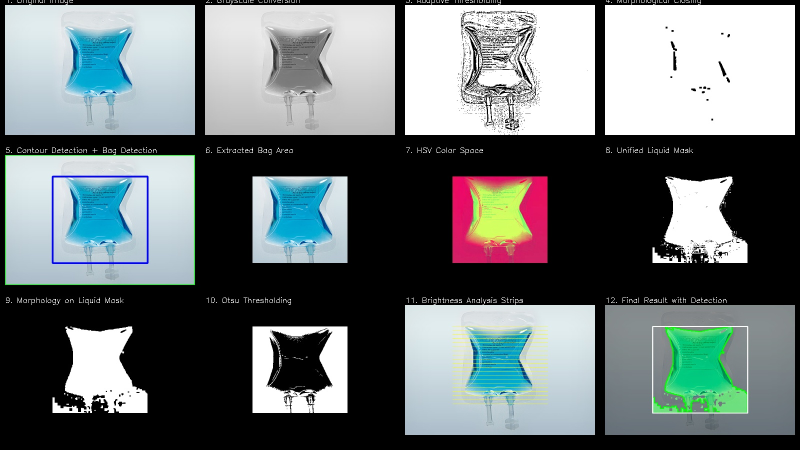
#> input picture high_iv_processing_steps.jpg, 1600 x 900 px (shown at 1/2 size)
$ python -i iv_detector.py   (imports and definitions only)
#> lines starting #> are read from the running program, lines starting #| are printed output that depends on the picture; after the words box and inside, x2 and y2 are one past the last pixel; in counts of white or black regions, pixels touching at a corner belong together
import cv2
import numpy as np
import matplotlib.pyplot as plt
import os
import glob


def detect_iv_bag_level_consolidated(image_path):
    """Consolidated IV bag detection with all processing in 12 steps"""
#> called with image_path = 'high_iv_processing_steps.jpg'

    # Load the input image
    image = cv2.imread(image_path)
#> image is the input picture: shape (900, 1600, 3); mean B, G, R 118.6, 117.6, 109.5
    if image is None:
        print(f"Can't load image: {image_path}")
        return None

    # Initialize variables for analysis
    steps = []
    step_titles = []

    # Step 1: Original image
    original = image.copy()
    steps.append(original)
    step_titles.append("1. Original Image")

    # Step 2: Grayscale conversion
    gray = cv2.cvtColor(image, cv2.COLOR_BGR2GRAY)
    gray_bgr = cv2.cvtColor(gray, cv2.COLOR_GRAY2BGR)
    steps.append(gray_bgr)
    step_titles.append("2. Grayscale Conversion")

    # Step 3: Adaptive thresholding for Bag Detection
    binary = cv2.adaptiveThreshold(gray, 255, cv2.ADAPTIVE_THRESH_GAUSSIAN_C, cv2.THRESH_BINARY, 15, 2)
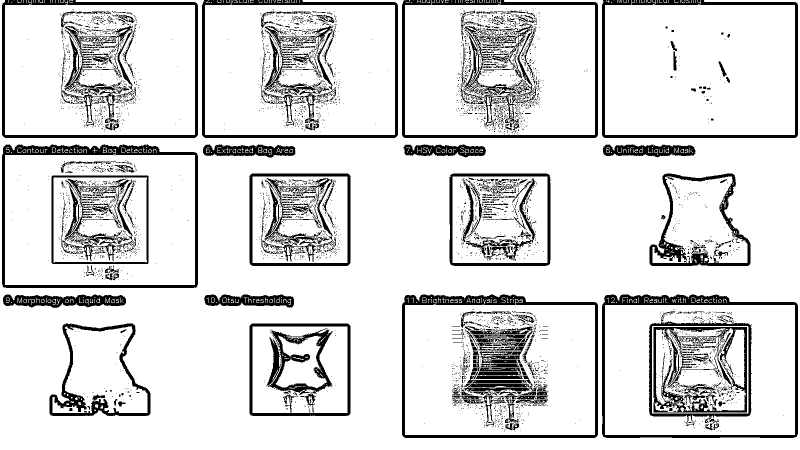
#> binary: shape (900, 1600) (shown at 1/2 size); 85.8% white; 4311 black regions (3871 under 20 px), largest, box (x1, y1, x2, y2) and area: (4, 289, 396, 576) 10891, (804, 589, 1196, 876) 10215, (1204, 589, 1596, 876) 10192
    binary_bgr = cv2.cvtColor(binary, cv2.COLOR_GRAY2BGR)
    steps.append(binary_bgr)
    step_titles.append("3. Adaptive Thresholding")

    # Step 4: Morphological closing to find IV bag
    kernel = np.ones((5, 5), np.uint8)
    morph_closed = cv2.morphologyEx(binary, cv2.MORPH_CLOSE, kernel)
#> morph_closed: shape (900, 1600); 92.2% white; 336 black regions, largest, box (x1, y1, x2, y2) and area: (4, 0, 396, 276) 7018, (1204, 0, 1596, 276) 6716, (804, 0, 1196, 276) 6707
    morph_closed_bgr = cv2.cvtColor(morph_closed, cv2.COLOR_GRAY2BGR)
#> morph_closed_bgr: shape (900, 1600, 3); 92.2% white; 336 black regions
    steps.append(morph_closed_bgr)
    step_titles.append("4. Morphological Closing")

    # BAG FINDING LOGIC
    contours, _ = cv2.findContours(morph_closed, cv2.RETR_EXTERNAL, cv2.CHAIN_APPROX_SIMPLE)
#> contours = 10 contours, 5 with area under 20; largest, box (x1, y1, x2, y2) and area: (0, 0, 1600, 900) 1006388, (410, 0, 790, 270) 99408, (1210, 0, 1590, 270) 99402, (810, 0, 1190, 270) 99372, (10, 0, 390, 270) 98822
    bag_x = bag_y = bag_w = bag_h = 0

    if contours:
        good_contours = []
        for contour in contours:
            area = cv2.contourArea(contour)
            if area > 5000:  # Big enough to be a bag
                x, y, w, h = cv2.boundingRect(contour)
                if w > 0:
                    aspect_ratio = h / w
                    if 1.5 < aspect_ratio < 4.0:  # Bag-like shape
                        good_contours.append((contour, area))
#> this loop made 10 passes
#> (area, x, w, h, aspect_ratio) on passes 2, 5, 7, 9, 10: (99401.5, 1210, 380, 270, 0.711), (99371.5, 810, 380, 270, 0.711), (99407.5, 410, 380, 270, 0.711), (98822, 10, 380, 270, 0.711), (1006388.5, 0, 1600, 900, 0.562)
#> after the loop, good_contours = []

        if good_contours:
            biggest_contour = max(good_contours, key=lambda x: x[1])[0]
            x, y, w, h = cv2.boundingRect(biggest_contour)
            # Add padding
            padding = 5
            height, width = gray.shape
            bag_x = max(0, x - padding)
            bag_y = max(0, y - padding)
            bag_w = min(width - bag_x, w + 2 * padding)
            bag_h = min(height - bag_y, h + 2 * padding)

    # Default region if bag detection fails
    if bag_w == 0 or bag_h == 0:
        height, width = gray.shape
#> height = 900; width = 1600
        bag_x, bag_y, bag_w, bag_h = width//4, height//6, width//2, 2*height//3
#> bag_x = 400; bag_y = 150; bag_w = 800; bag_h = 600

    # Step 5: Contour detection + bag highlighting
    contour_image = image.copy()
    cv2.drawContours(contour_image, contours, -1, (0, 255, 0), 2)
    cv2.rectangle(contour_image, (bag_x, bag_y), (bag_x + bag_w, bag_y + bag_h), (255, 0, 0), 3)
    steps.append(contour_image)
    step_titles.append("5. Contour Detection + Bag Detection")

    # Step 6: Extract bag area
    bag_area = image[bag_y:bag_y+bag_h, bag_x:bag_x+bag_w]
    bag_display = np.zeros_like(image)
    if bag_area.size > 0:
        bag_display[bag_y:bag_y+bag_h, bag_x:bag_x+bag_w] = bag_area
    steps.append(bag_display)
    step_titles.append("6. Extracted Bag Area")

    # Step 7: HSV conversion of bag area
    hsv_display = np.zeros_like(image)
    if bag_area.size > 0:
        hsv_bag = cv2.cvtColor(bag_area, cv2.COLOR_BGR2HSV)
#> hsv_bag: shape (600, 800, 3); mean H, S, V 25.8, 29.6, 101.3
        hsv_display[bag_y:bag_y+bag_h, bag_x:bag_x+bag_w] = hsv_bag
#> hsv_display: shape (900, 1600, 3); mean H, S, V 8.6, 9.9, 33.8
    steps.append(hsv_display)
    step_titles.append("7. HSV Color Space")

    # Step 8: Unified liquid mask and Analysis
    liquid_mask_display = np.zeros_like(image)
    color_level = 5.0
    liquid_mask = None

    if bag_area.size > 0:
        hsv = cv2.cvtColor(bag_area, cv2.COLOR_BGR2HSV)
        lower_liquid = np.array([0, 30, 80])
        upper_liquid = np.array([180, 255, 255])
        liquid_mask = cv2.inRange(hsv, lower_liquid, upper_liquid)
#> liquid_mask: shape (600, 800); 13.6% white; 22 white regions (17 under 20 px), largest, box (x1, y1, x2, y2) and area: (505, 203, 695, 376) 32870, (107, 203, 293, 376) 19847, (504, 502, 696, 600) 12223, (140, 342, 149, 348) 25, (144, 362, 158, 364) 24

        # COLOR-BASED ANALYSIS
        kernel_small = np.ones((3, 3), np.uint8)
        liquid_mask = cv2.morphologyEx(liquid_mask, cv2.MORPH_OPEN, kernel_small)
#> liquid_mask: shape (600, 800); 13% white; 17 white regions (11 under 20 px), largest, box (x1, y1, x2, y2) and area: (505, 203, 695, 376) 32870, (128, 203, 293, 376) 18906, (532, 502, 666, 600) 9932, (107, 352, 168, 375) 533, (515, 525, 523, 528) 24, (232, 372, 239, 375) 21
        liquid_mask = cv2.morphologyEx(liquid_mask, cv2.MORPH_CLOSE, kernel_small)
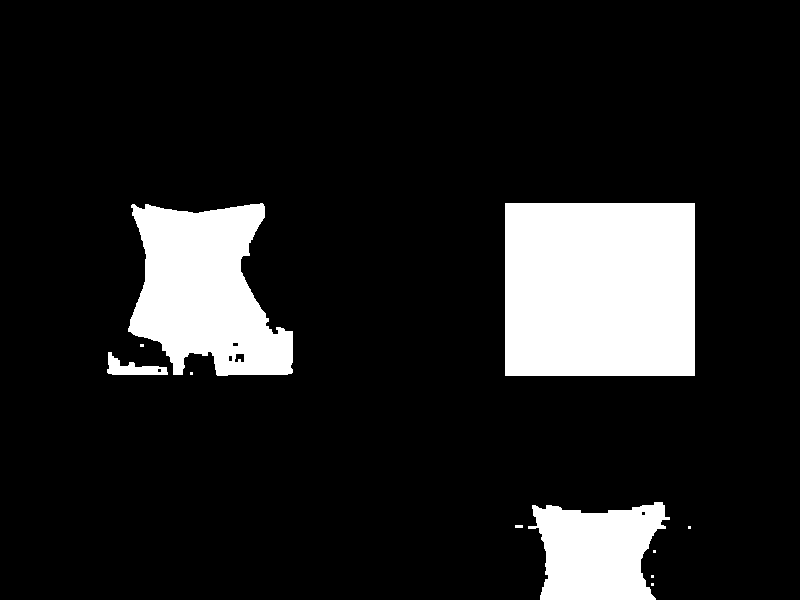
#> liquid_mask: shape (600, 800); 13.1% white; 11 white regions (6 under 20 px), largest, box (x1, y1, x2, y2) and area: (505, 203, 695, 376) 32870, (128, 203, 293, 376) 19318, (528, 502, 670, 600) 10035, (107, 352, 168, 375) 650, (515, 525, 523, 528) 24

        # Row-by-row analysis
        height = liquid_mask.shape[0]
#> height = 600
        liquid_in_each_row = []
        for row in range(height):
            liquid_pixels = np.sum(liquid_mask[row, :] > 0)
            total_pixels = liquid_mask.shape[1]
            liquid_percentage = liquid_pixels / max(total_pixels, 1)
            liquid_in_each_row.append(liquid_percentage)
#> after the loop, liquid_in_each_row = 600 values, max 0.438 at index 334, min 0 at index 0, mean 0.131

        threshold = 0.15
        rows_with_liquid = np.array(liquid_in_each_row) > threshold

        if np.any(rows_with_liquid):
            liquid_row_numbers = np.where(rows_with_liquid)[0]
#> liquid_row_numbers = 189 values from 203 to 528
            top_liquid_row = liquid_row_numbers[0]
#> top_liquid_row = 203
            bottom_liquid_row = liquid_row_numbers[-1]
#> bottom_liquid_row = 528
            liquid_height = bottom_liquid_row - top_liquid_row + 1
#> liquid_height = 326
            bottom_position = (height - bottom_liquid_row) / height
#> bottom_position = 0.12
            liquid_size = liquid_height / height
#> liquid_size = 0.543

            if liquid_size < 0.2:
                color_level = (1 - bottom_position * 1.2) * 100
                color_level = max(5, min(25, color_level))
            else:
                center_y = (top_liquid_row + bottom_liquid_row) / 2
#> center_y = 365.5
                center_position = 1 - (center_y / height)
#> center_position = 0.391
                color_level = (center_position * 0.6 + liquid_size * 0.4) * 100
#> color_level = 45.18

        liquid_mask_bgr = cv2.cvtColor(liquid_mask, cv2.COLOR_GRAY2BGR)
        liquid_mask_display[bag_y:bag_y+bag_h, bag_x:bag_x+bag_w] = liquid_mask_bgr
#> liquid_mask_display: shape (900, 1600, 3); 4.4% white; 11 white regions (6 under 20 px), largest, box (x1, y1, x2, y2) and area: (905, 353, 1095, 526) 32870, (528, 353, 693, 526) 19318, (928, 652, 1070, 750) 10035, (507, 502, 568, 525) 650, (915, 675, 923, 678) 24

    steps.append(liquid_mask_display)
    step_titles.append("8. Unified Liquid Mask + Analysis")

    # Step 9: Morphological operations on liquid mask
    morph_mask_display = np.zeros_like(image)
    if bag_area.size > 0 and liquid_mask is not None:
        morph_mask_bgr = cv2.cvtColor(liquid_mask, cv2.COLOR_GRAY2BGR)
        morph_mask_display[bag_y:bag_y+bag_h, bag_x:bag_x+bag_w] = morph_mask_bgr
    steps.append(morph_mask_display)
    step_titles.append("9. Final Liquid Mask")

    # Step 10: Otsu thresholding  (with Contour Analysis)
    otsu_display = np.zeros_like(image)
    contour_level = 5.0

    if bag_area.size > 0:
        bag_gray = cv2.cvtColor(bag_area, cv2.COLOR_BGR2GRAY)
        _, otsu_thresh = cv2.threshold(bag_gray, 0, 255, cv2.THRESH_BINARY + cv2.THRESH_OTSU)
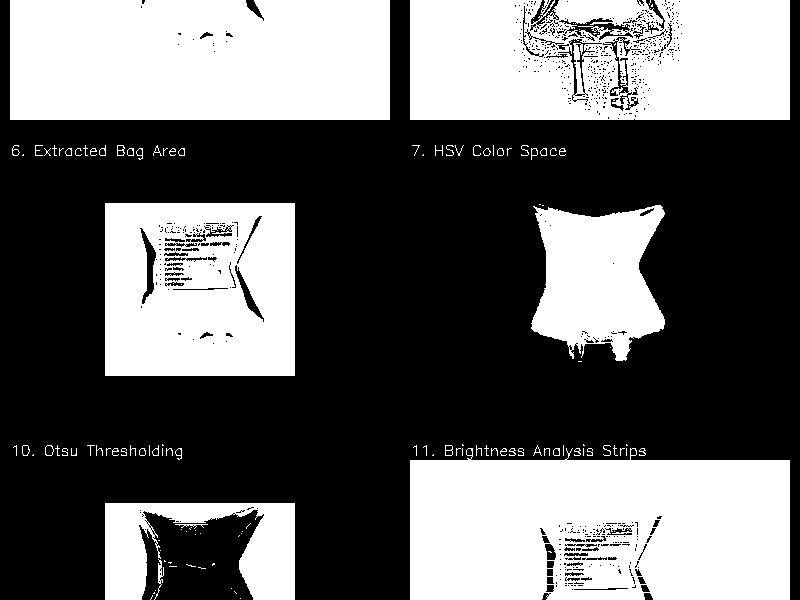
#> otsu_thresh: shape (600, 800); 40.9% white; 131 white regions (77 under 20 px)

        contours_otsu, _ = cv2.findContours(otsu_thresh, cv2.RETR_EXTERNAL, cv2.CHAIN_APPROX_SIMPLE)
#> contours_otsu = 119 contours, 93 with area under 20; largest, box (x1, y1, x2, y2) and area: (410, 448, 790, 600) 52678, (10, 0, 390, 120) 44934, (410, 0, 790, 120) 44574, (105, 203, 295, 376) 32508, (531, 205, 665, 361) 14506
        if contours_otsu:
            biggest_contour = max(contours_otsu, key=cv2.contourArea)
#> biggest_contour = contour of 94 points, box (x1, y1, x2, y2) (410, 448, 790, 600), area 52678
            area = cv2.contourArea(biggest_contour)
#> area = 52678
            if area > 100:
                x, y, w, h = cv2.boundingRect(biggest_contour)
#> x = 410; y = 448; w = 380; h = 152
                center_y = y + h // 2
#> center_y = 524
                position = 1 - (center_y / bag_h)
#> position = 0.127
                size_factor = min(area / (bag_w * bag_h * 0.5), 1.0)
#> size_factor = 0.219
                contour_level = (position * 0.7 + size_factor * 0.3) * 100
#> contour_level = 15.45

        otsu_bgr = cv2.cvtColor(otsu_thresh, cv2.COLOR_GRAY2BGR)
#> otsu_bgr: shape (600, 800, 3); 40.9% white; 131 white regions (77 under 20 px), largest, box (x1, y1, x2, y2) and area: (410, 448, 790, 600) 51581, (10, 0, 390, 120) 45381, (410, 0, 790, 120) 42202
        otsu_display[bag_y:bag_y+bag_h, bag_x:bag_x+bag_w] = otsu_bgr
#> otsu_display: shape (900, 1600, 3); 13.6% white; 131 white regions (77 under 20 px)

    steps.append(otsu_display)
    step_titles.append("10. Otsu Thresholding + Contour Analysis")

    # Step 11: Brightness Analysis and Detection
    brightness_display = image.copy()
    brightness_level = 10.0

    if bag_area.size > 0:
        bag_gray = cv2.cvtColor(bag_area, cv2.COLOR_BGR2GRAY)
        height = bag_gray.shape[0]
        num_strips = min(20, height // 3)
#> num_strips = 20

        if num_strips > 0:
            strip_height = height // num_strips
#> strip_height = 30
            brightness_values = []

            # BRIGHTNESS ANALYSIS
            for i in range(num_strips):
                start_row = i * strip_height
                end_row = min((i + 1) * strip_height, height)
                strip = bag_gray[start_row:end_row, :]
                if strip.size > 0:
                    avg_brightness = np.mean(strip)
                    brightness_values.append(avg_brightness)

                # Draw visualization lines
                y_pos = bag_y + start_row
                cv2.line(brightness_display, (bag_x, y_pos), (bag_x + bag_w, y_pos), (0, 255, 255), 1)
#> this loop made 20 passes
#> avg_brightness on passes 1 to 12: 194.4, 198, 207.1, 205.2, 2.86, 4.95, 17.55, 74.43, 75.32, 75.74, 77.2, 70.82
#> brightness_display: shape (900, 1600, 3); 1.11% of pixels changed, all inside (x1, y1, x2, y2) = (400, 150, 1201, 721)
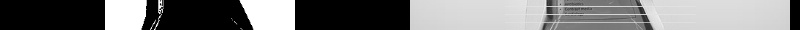
#> strip: shape (30, 800); min 0, max 255, mean 120.1
#> after the loop, brightness_values = [194.4, 198, 207.1, 205.2, 2.86, 4.95, 17.55, 74.43, 75.32, 75.74, 77.2, 70.82, 36.7, 8.33e-05, 3.68, 78.24, 122, 132.2, 124, 120.1]

            if len(brightness_values) >= 3:
                brightness_values = np.array(brightness_values)
#> brightness_values = 20 values, max 207.1 at index 2, min 8.33e-05 at index 13, mean 91.02
                changes = np.gradient(brightness_values)
#> changes = 20 values, max 59.16 at index 15, min -102.1 at index 3, mean -3.72

                # Find significant drops
                big_drops = []
                for i in range(len(changes)):
                    if changes[i] < -10:
                        drop_size = abs(changes[i])
                        big_drops.append((i, drop_size))
#> this loop made 20 passes
#> drop_size on passes 4, 5, 12, 13, 14: 102.1, 100.1, 20.25, 35.41, 16.51
#> after the loop, big_drops = [(3, 102.1), (4, 100.1), (11, 20.25), (12, 35.41), (13, 16.51)]

                if big_drops:
                    biggest_drop_index = max(big_drops, key=lambda x: x[1])[0]
#> biggest_drop_index = 3
                else:
                    avg_brightness = np.mean(brightness_values)
                    dark_areas = brightness_values < (avg_brightness * 0.8)
                    if np.any(dark_areas):
                        biggest_drop_index = np.where(dark_areas)[0][0]
                    else:
                        biggest_drop_index = len(brightness_values) // 2

                brightness_level = (1 - biggest_drop_index / len(brightness_values)) * 100
#> brightness_level = 85

    steps.append(brightness_display)
    step_titles.append("11. Brightness Analysis + Detection")

    # Step 12: Final result (CALCULATION AND CLASSIFICATION)

    # Combine all methods
    if color_level <= 30:
        final_level = color_level * 0.8 + brightness_level * 0.2
    else:
        final_level = color_level * 0.6 + brightness_level * 0.3 + contour_level * 0.1
#> final_level = 54.16

    # Special adjustment for very low levels
    if color_level < 15 and brightness_level < 25:
        final_level = min(final_level, 20)

    # Clamp to realistic bounds
    final_level = max(2, min(95, final_level))

    # Classify into status
    if final_level >= 60:
        status = "high"
    elif final_level >= 30:
        status = "medium"
    else:
        status = "low"

    # Create final result visualization
    final_result = image.copy()
    overlay = np.zeros_like(final_result)

    if bag_area.size > 0 and liquid_mask is not None:
        # Choose color based on status
        if status == 'low':
            color = (0, 0, 255)  # Red
        elif status == 'medium':
            color = (0, 165, 255)  # Orange
        else:
            color = (0, 255, 0)  # Green

        # Create liquid overlay
        bag_overlay = overlay[bag_y:bag_y+bag_h, bag_x:bag_x+bag_w]
        bag_overlay[liquid_mask > 0] = color
        transparency = 0.4
        final_result = cv2.addWeighted(final_result, 1-transparency, overlay, transparency, 0)

        # Draw contours
        contours_final, _ = cv2.findContours(liquid_mask, cv2.RETR_EXTERNAL, cv2.CHAIN_APPROX_SIMPLE)
#> contours_final = 11 contours, 7 with area under 20; largest, box (x1, y1, x2, y2) and area: (505, 203, 695, 376) 32508, (128, 203, 293, 376) 19052, (528, 502, 670, 600) 9792, (107, 352, 168, 375) 578
        for contour in contours_final:
            if cv2.contourArea(contour) > 50:
                adjusted_contour = contour + np.array([bag_x, bag_y])
                cv2.drawContours(final_result, [adjusted_contour], -1, color, 2)
#> this loop made 11 passes
#> (contour, adjusted_contour) on pass 10: ([[505, 203], [505, 375], [694, 375], [694, 203]], [[905, 353], [905, 525], [1094, 525], [1094, 353]])
#> contour on passes 1, 2, 3, 4, 5, 7: [[651, 583], [651, 585], [653, 585], [653, 583]], [[651, 575], [651, 577], [653, 577], [653, 575]], [[653, 550], [653, 552], [655, 552], [655, 550]], [[688, 526], [688, 528], [690, 528], [690, 526]], [[515, 525], [515, 527], [522, 527], [522, 525]], [[190, 372], [190, 374], [192, 374], [192, 372]]
#> final_result: shape (900, 1600, 3); mean B, G, R 70.7, 73.6, 70.6

    cv2.rectangle(final_result, (bag_x, bag_y), (bag_x + bag_w, bag_y + bag_h), (255, 255, 255), 2)
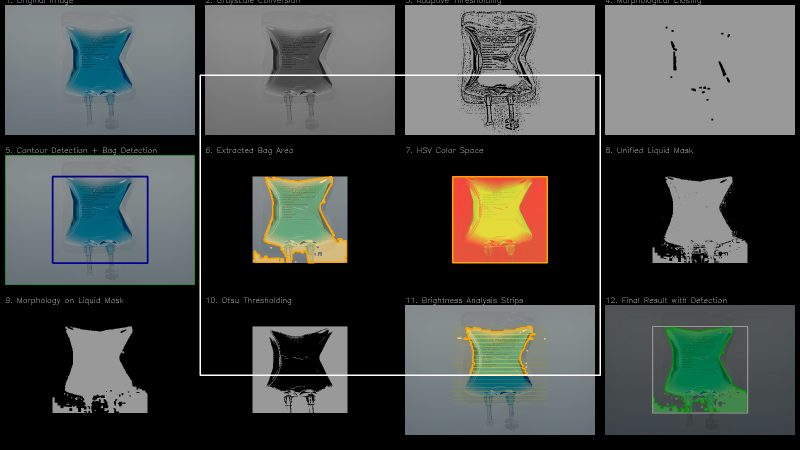
#> final_result: shape (900, 1600, 3) (shown at 1/2 size); mean B, G, R 71.9, 74.8, 71.7
    steps.append(final_result)
    step_titles.append("12. Final Result + Level Classification")

    # Create and save visualization grid
    rows = 3
    cols = 4
    cell_width = 400
    cell_height = 300
    grid_image = np.zeros((rows * cell_height, cols * cell_width, 3), dtype=np.uint8)

    for i, (step_img, title) in enumerate(zip(steps, step_titles)):
        if i >= rows * cols:
            break

        row = i // cols
        col = i % cols

        resized_step = cv2.resize(step_img, (cell_width - 20, cell_height - 40))

        y_start = row * cell_height + 10
        y_end = y_start + cell_height - 40
        x_start = col * cell_width + 10
        x_end = x_start + cell_width - 20

        grid_image[y_start:y_end, x_start:x_end] = resized_step
        cv2.putText(grid_image, title, (x_start, y_start - 5),
                   cv2.FONT_HERSHEY_SIMPLEX, 0.5, (255, 255, 255), 1)
#> this loop made 12 passes
#> (title, row, col, y_start, y_end, x_start, x_end) on passes 1 to 9: ('1. Original Image', 0, 0, 10, 270, 10, 390), ('2. Grayscale Conversion', 0, 1, 10, 270, 410, 790), ('3. Adaptive Thresholding', 0, 2, 10, 270, 810, 1190), ('4. Morphological Closing', 0, 3, 10, 270, 1210, 1590), ('5. Contour Detection + Bag Detection', 1, 0, 310, 570, 10, 390), ('6. Extracted Bag Area', 1, 1, 310, 570, 410, 790), ('7. HSV Color Space', 1, 2, 310, 570, 810, 1190), ('8. Unified Liquid Mask + Analysis', 1, 3, 310, 570, 1210, 1590), ('9. Final Liquid Mask', 2, 0, 610, 870, 10, 390)
#> pass 1, in detect_iv_bag_level_consolidated, `resized_step = cv2.resize(step_img, (cell_width - 20, cell_height - 40))`:
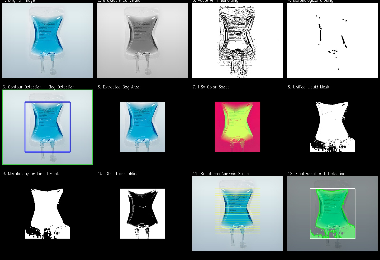
#> resized_step: shape (260, 380, 3); mean B, G, R 119.2, 118.3, 110
#> after the loop:
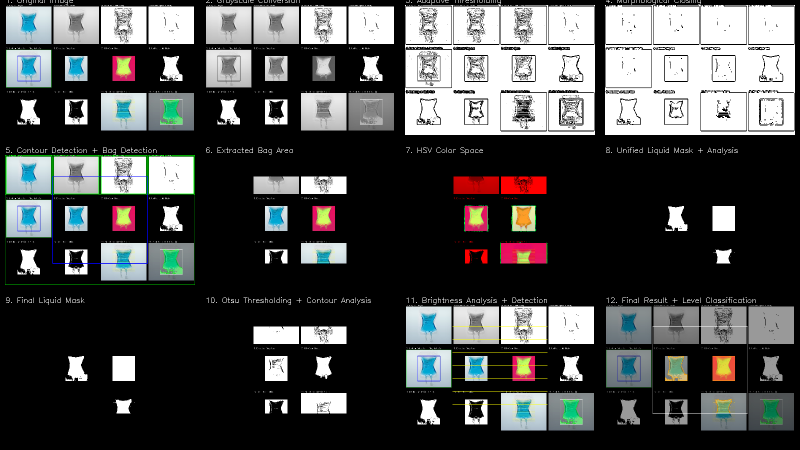
#> grid_image: shape (900, 1600, 3) (shown at 1/2 size); mean B, G, R 76, 76.6, 75.9

    # Save results
    filename_without_extension = os.path.splitext(image_path)[0]
    steps_path = f"{filename_without_extension}_processing_steps.jpg"
    result_path = f"{filename_without_extension}_result.jpg"

    cv2.imwrite(steps_path, grid_image)
    cv2.imwrite(result_path, final_result)

    return status


# [22 lines not run here, left out]

>>> result = detect_iv_bag_level_consolidated('high_iv_processing_steps.jpg')
